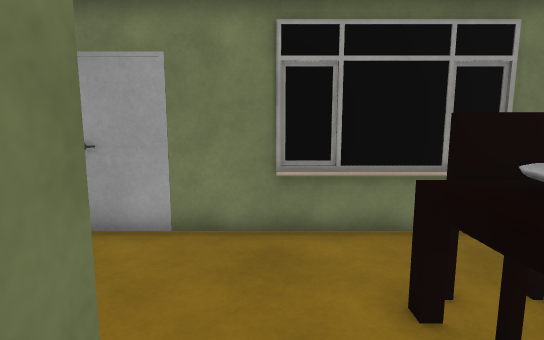
view 1 (above)

16 first-person views from a walk through a 3-D level made in the Unity game engine. The camera is 1.2 m above the floor, tilts 8° down and sees 80° across. The floor is counted in squares, 0.5 m on a side. Each view is taken from the middle of a square. On the plan, view 1 faces up. The plan holds only what a view shows up to about 20 squares ahead; the rest is blank. The place goes on beyond the plan. The player character is not drawn. Surface patterns are stand-ins for the level's own textures.

view 2
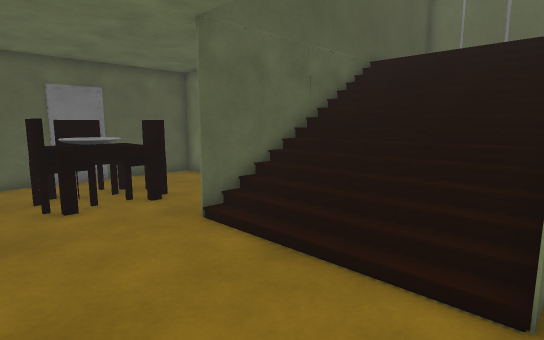

view 3
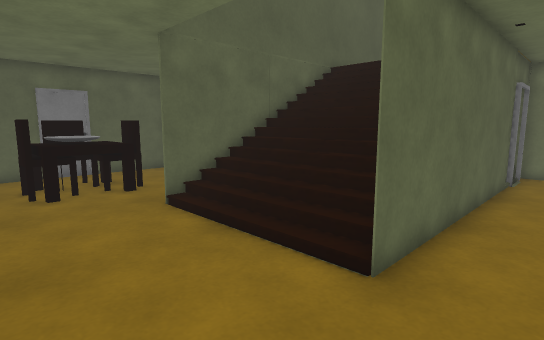

view 4
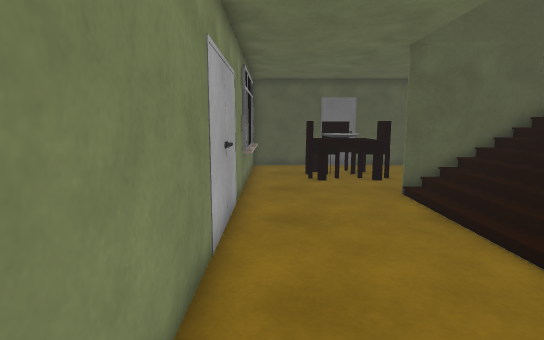

view 5
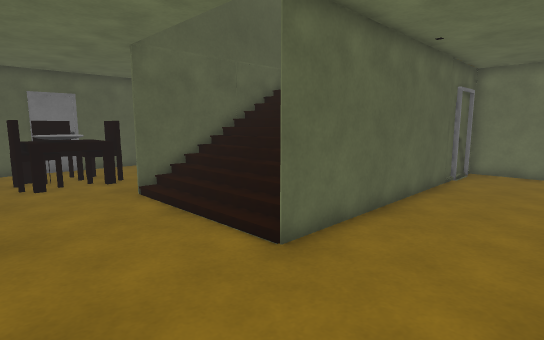

view 6
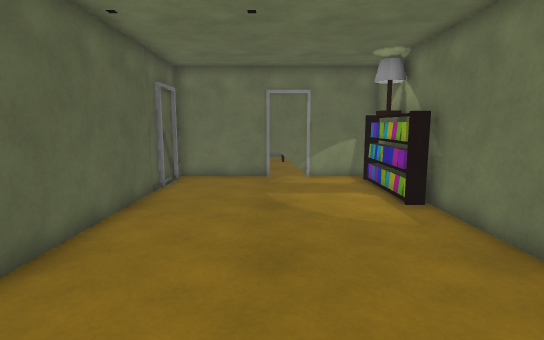

view 7
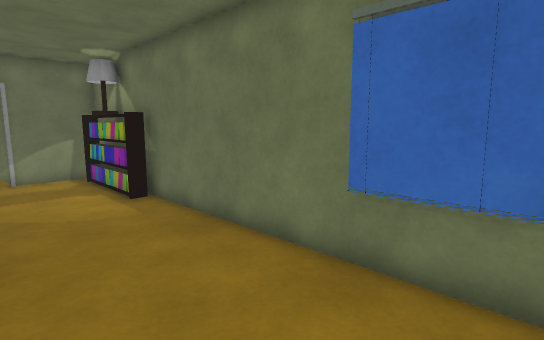

view 8
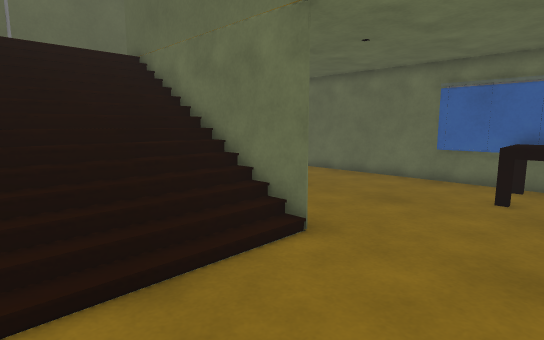

view 9
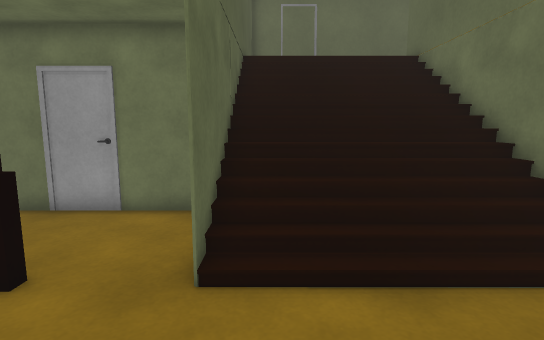

view 10
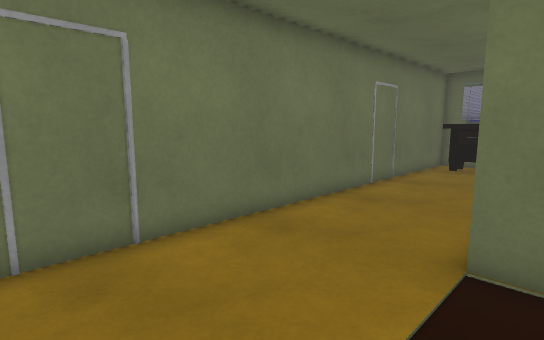

view 11
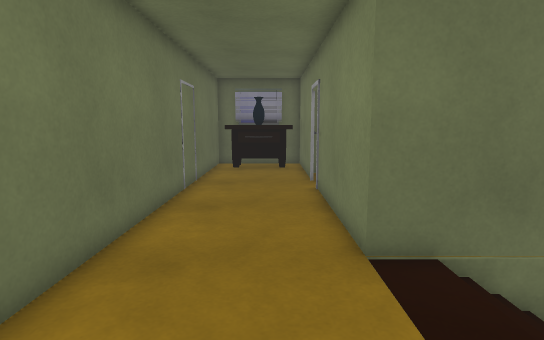

view 12
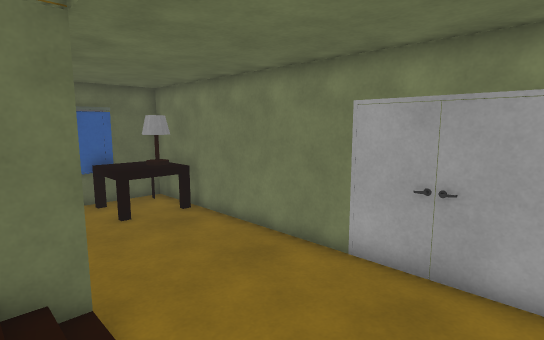

view 13
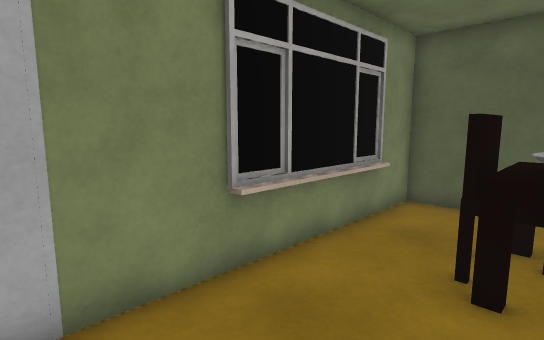

view 14
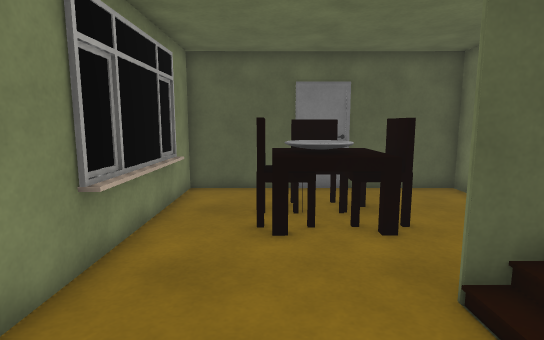

view 15
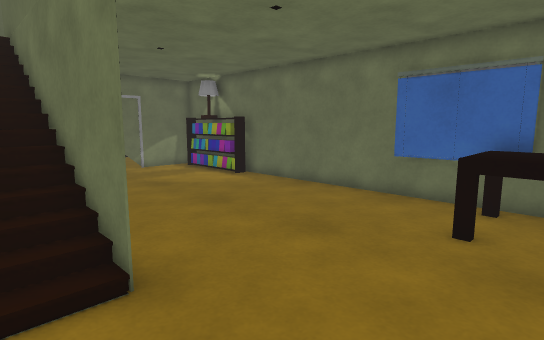

view 16
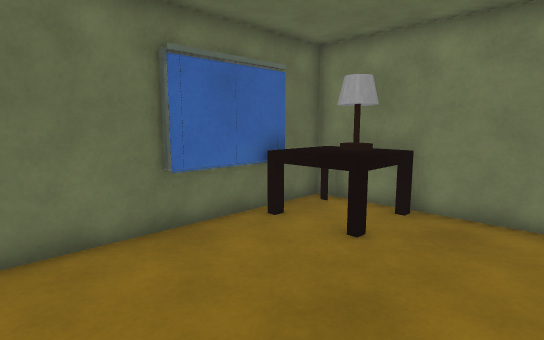

### Floor plan
Key: @ floor where view 1 was taken; # wall or solid block; x gap in a wall; . main floor; : floor 2.5 m higher than the main floor; / step, stairs or slope; v drop or lower ground; C chair.
Columns run from 19 left of view 1 to 7 right of it. Each row starts with its distance up from view 1.
  7       #####################
  6       #...................#
  5      ##...................#
  4    ####..............#C##.#
  3    #.................####.#
  2   ##.................####.#
  1   ##.......#//////#..###..#
  0   #........#//////#@......#
 -1   #........#//////#.......#
 -2   #........#//////#.......#
 -3   #........#//////#########
 -4   #........#//////#
 -5   #........#//////#
 -6   # .......#//////#
 -7   ##.......#//////#
 -8   ##.......x:::   #
 -9 ## :.......v::::  #
-10  :::........::::::#
-11  :::......./::::::#
-12  :://///////::::::#
-13 ###################

Where each view was taken, in squares from view 1:
view 1: 0 up, 0 right, facing up
view 2: 6 up, 8 left, facing down-right
view 3: 6 up, 10 left, facing down-right
view 4: 6 up, 12 left, facing right
view 5: 6 up, 12 left, facing down-right
view 6: 3 up, 12 left, facing down
view 7: 4 up, 12 left, facing down-left
view 8: 6 up, 2 left, facing down-left
view 9: 6 up, 2 left, facing down
view 10: 7 down, 2 left, facing down-left
view 11: 10 down, 2 left, facing left
view 12: 0 up, 2 left, facing up-left
view 13: 3 up, 3 left, facing up-right
view 14: 4 up, 5 left, facing right
view 15: 6 up, 6 left, facing down-left
view 16: 2 down, 10 left, facing up-left
